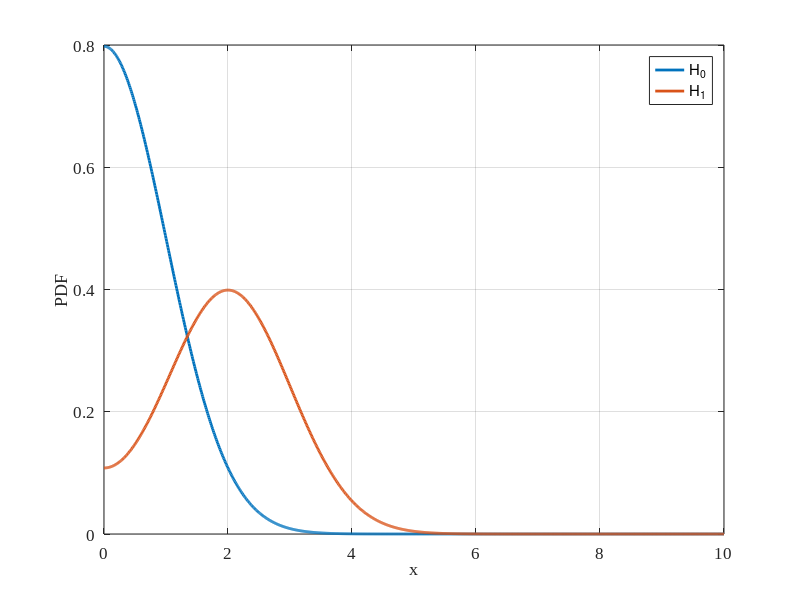

MATLAB code for this plot: (Note: this script raises an error after producing the figure.)
clc;
close all;
clear all;
%%
figure;
% Parameters for the folded normal distribution
mus = [0, 2]; % Mean of the normal distribution

for i = 1:length(mus)
    mu = mus(i);
    sigma = 1; % Standard deviation
    
    % Define the range of x
    x = linspace(0, 10, 1000);
    
    % Calculate the PDF of the folded normal distribution
    pdf = (1 / (sqrt(2 * pi) * sigma)) .* ...
        (exp(-((x - mu).^2) / (2 * sigma^2)) + exp(-((x + mu).^2) / (2 * sigma^2)));
    
    % Plot the PDF

        plot(x, pdf, 'LineWidth', 2);
   
    % title('Folded Normal Distribution');
    xlabel('x');
    ylabel('PDF');
    grid on;
    grid minor;
    
    hold on
end
% legend({['A = ' num2str(0) ', \sigma = ' num2str(sigma)], ['\theta = ' num2str(2) ', \sigma = ' num2str(sigma)], ['A = ' num2str(-2) ', \sigma = ' num2str(sigma)]});
legend({"H_{0}", "H_{1}"})
set(gca, "FontName", "Times New Roman", "FontSize", 12);
print_plot("1.png", 4, 3, 600)

%%
